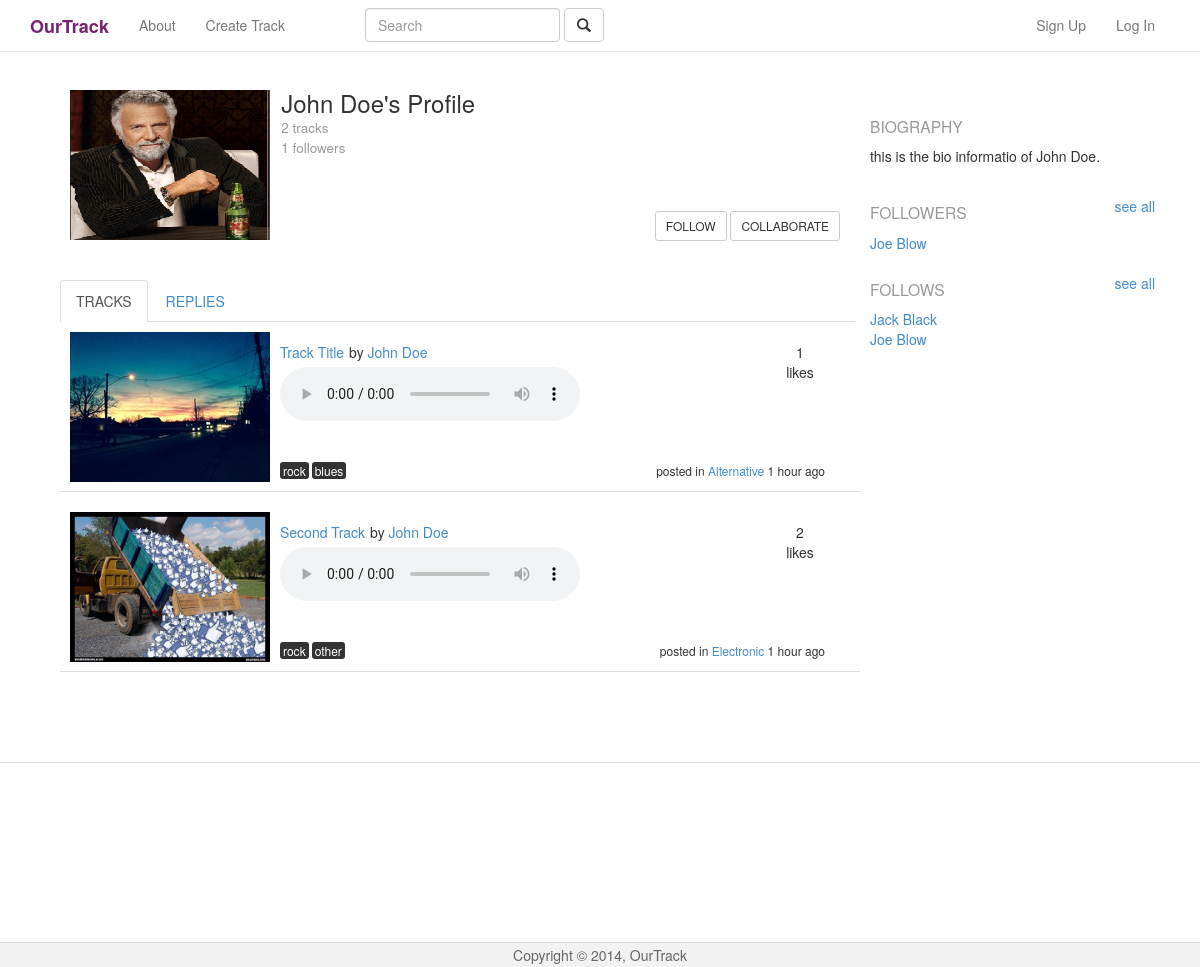
Screenshot of /profile.php?id=3 with the database file from the repository.
### tables this page shows
CREATE TABLE `users` (
  `id` int(11) NOT NULL AUTO_INCREMENT,
  `email` varchar(60) NOT NULL,
  `username` varchar(60) NOT NULL,
  `password` varchar(65) NOT NULL,
  `salt` varchar(32) NOT NULL,
  `bio` text NOT NULL,
  `picture` varchar(25) NOT NULL,
  PRIMARY KEY (`id`),
  UNIQUE KEY `email` (`email`)
);

CREATE TABLE `tracks` (
  `id` int(11) NOT NULL AUTO_INCREMENT,
  `owner_id` int(11) NOT NULL,
  `picture` varchar(30) NOT NULL,
  `source` varchar(30) NOT NULL,
  `title` varchar(100) NOT NULL,
  `description` text NOT NULL,
  `genre` varchar(30) NOT NULL,
  `withcollaborators` tinyint(1) NOT NULL,
  `likes` int(11) NOT NULL,
  `created_at` timestamp NOT NULL DEFAULT CURRENT_TIMESTAMP ON UPDATE CURRENT_TIMESTAMP,
  PRIMARY KEY (`id`)
);

CREATE TABLE `tags` (
  `id` bigint(20) NOT NULL AUTO_INCREMENT,
  `name` varchar(30) NOT NULL,
  PRIMARY KEY (`id`),
  UNIQUE KEY `name` (`name`)
);

### classes/User.php (called while the page is built, shortened)
<?php
class User {
	private $db;
	private $loggedIn;
	public function __construct($user = null) {
		$this->db = Database::getInstance();
		$this->sessionName = $GLOBALS['config']['session']['session_name'];
		if (!$user) {
			if (Session::exists($this->sessionName)) {
				$user = Session::get($this->sessionName);
				if ($this->find($user)) {
					$this->loggedIn = true;
				} else {
				}
			}
		} else {
			$this->find($user);
		}
	}
	public function find($user = null) {
		if ($user) {
			$field = (is_numeric($user)) ? 'id' : 'email';
			$data = $this->db->get('users', array($field, '=', $user));
			if ($data->count()) {
				$this->id = $data->first()->id;
				$this->username = $data->first()->username;
				$this->bio = $data->first()->bio;
				$this->picture = $data->first()->picture;
				return true;
			}
		}
		return false;
	}
	public function isLoggedIn() {
		return $this->loggedIn;
	}
}
?>

### classes/Database.php (called while the page is built, shortened)
<?php
class Database {
	private static $instance = null;
	private $pdo;
	private $error = false;
	private $results;
	private $count = 0;
	private function __construct() {
		try {
			$this->pdo = new PDO('mysql:host=127.0.0.1;dbname=OurTrack', 'root', 'root');
		} catch (PDOException $e) {
			die($e->getMessage());
		}
	}
	public static function getInstance() {
		if (!isset(self::$instance)) {
			self::$instance = new Database();
		}
		return self::$instance;
	}
	public function fetchToClass($sql, $class) {
		$this->query = $this->pdo->query($sql);
		if ($this->query->execute()) {
			$this->results = $this->query->fetchAll(PDO::FETCH_CLASS, $class);
			$this->count = $this->query->rowCount();
		}
		return $this->results;
	}
	public function query($sql, $params = array()) {
		$this->error = false;
		if ($this->query = $this->pdo->prepare($sql)) {
			if (count($params)) {
				$count = 1;
				foreach ($params as $param) {
					$this->query->bindValue($count, $param);
					$count++;
				}
			}
			if ($this->query->execute()) {
				$this->results = $this->query->fetchAll(PDO::FETCH_OBJ);
				$this->count = $this->query->rowCount();
			} else {
				$this->error = true;
			}
		}
		return $this;
	}
	public function action($action, $table, $where = array()) {
		if (count($where) === 3) {
			$operators = array('=', '>', '<', '<=', '>=');
			$column = $where[0];
			$operator = $where[1];
			$value = $where[2];
			if (in_array($operator, $operators)) {
				$sql = "{$action} FROM {$table} WHERE {$column} {$operator} ?";
				if (!$this->query($sql, array($value))->error()) {
					return $this;
				}
			}
		}
	}
	public function get($table, $where) {
		return $this->action("SELECT *", $table, $where);
	}
	public function error() {
		return $this->error;
	}
	public function count() {
		return $this->count;
	}
	public function results() {
		return $this->results;
	}
	public function first() {
		return $this->results()[0];
	}
}
?>

### classes/Session.php (called while the page is built, shortened)
<?php
class Session {
	public static function exists($key) {
		return (isset($_SESSION[$key])) ? true : false;
	}
}
?>

### classes/Track.php (called while the page is built, shortened)
<?php
class Track {
	public $id;
	public $owner_id;
	public function displayForProfile() {
		$owner = new User($this->owner_id);
		$tags = Database::getInstance()->fetchToClass("SELECT * FROM tags WHERE `id` IN (SELECT `tag_id` FROM tagmaps WHERE `type` = 'track' AND `track_id`=".$this->id.")", "Tag");
		include 'includes/profileTrack.php';
	}
}
?>

### classes/Carbon.php (called while the page is built, shortened)
<?php
class Carbon extends DateTime
{
    protected static $testNow;
    protected static function safeCreateDateTimeZone($object)
    {
        if ($object instanceof DateTimeZone) {
            return $object;
        }
        $tz = @timezone_open((string) $object);
        return $tz;
    }
    public static function now($tz = null)
    {
        return new static(null, $tz);
    }
    public static function createFromTimestamp($timestamp, $tz = null)
    {
        return static::now($tz)->setTimestamp($timestamp);
    }
    public function __get($name)
    {
        switch ($name) {
            case 'timezone':
            case 'tz':
                return $this->getTimezone();
        }
    }
    public static function getTestNow()
    {
        return static::$testNow;
    }
    public static function hasTestNow()
    {
        return static::getTestNow() !== null;
    }
    public function gt(Carbon $dt)
    {
        return $this > $dt;
    }
    public function diffInSeconds(Carbon $dt = null, $abs = true)
    {
        $value = (($dt === null) ? time() : $dt->getTimestamp()) - $this->getTimestamp();
        return $abs ? abs($value) : $value;
    }
    public function diffForHumans(Carbon $other = null)
    {
        $isNow = $other === null;
        if ($isNow) {
            $other = static::now($this->tz);
        }
        $isFuture = $this->gt($other);
        $delta = $other->diffInSeconds($this);
        $divs = array(
            'second' => self::SECONDS_PER_MINUTE,
            'minute' => self::MINUTES_PER_HOUR,
            'hour' => self::HOURS_PER_DAY,
            'day' => self::DAYS_PER_WEEK,
            'week' => 30 / self::DAYS_PER_WEEK,
            'month' => self::MONTHS_PER_YEAR
        );
        $unit = 'year';
        foreach ($divs as $divUnit => $divValue) {
            if ($delta < $divValue) {
                $unit = $divUnit;
                break;
            }
            $delta = $delta / $divValue;
        }
        $delta = (int) $delta;
        $txt = $delta . ' ' . $unit;
        $txt .= $delta == 1 ? '' : 's';
        if ($isNow) {
            return $txt . ' ago';
        }
        return $txt . ' before';
    }
}

### profile.php (the view, shortened to what this page needs)
<?php
if (Input::exists('get')) {
  $id = intval(Input::get('id'));
  $user = new User($id);
  $currentUser = new User();
  $tracks = Database::getInstance()->fetchToClass("SELECT * FROM tracks WHERE `owner_id`=".$user->id, 'Track');
  $replies = Database::getInstance()->fetchToClass("SELECT * FROM replies WHERE `owner_id`=".$user->id, 'Track');
  $followers = Database::getInstance()->query("SELECT `username`, `id` FROM users WHERE `id` IN (SELECT `follower_id` FROM followers WHERE `user_id`=".$user->id.")")->results();
  $follows = Database::getInstance()->query("SELECT `username`, `id` FROM users WHERE `id` IN (SELECT `user_id` FROM followers WHERE `follower_id`=".$user->id.")")->results();
  if ($currentUser->isLoggedIn()) {
    $isCollabQuery = Database::getInstance()->query("SELECT * FROM collaborators WHERE (`user1_id`=".escape($id)." AND `user2_id`=".$currentUser->id.") OR (`user1_id`=".$currentUser->id." AND `user2_id`=".escape($id).")");
    if ($isCollabQuery->count() > 0) {
      $isCollaborator = true;
    } else {
      $isCollaborator = false;
    }
    $isFollowQuery = Database::getInstance()->query("SELECT * FROM followers WHERE `user_id`=".escape($id)." AND `follower_id`=".$currentUser->id);
    if ($isFollowQuery->count() > 0) {
      $isFollower = true;
    } else {
      $isFollower = false;
    }
  } else {
    $isCollaborator = false;
    $isFollower = false;
  }
}
?>
<!DOCTYPE html>
<html>
  <head>
  	<link href="bootstrap/css/bootstrap.min.css" rel="stylesheet" media="screen">
    <link href="css/mainLayout.css" rel="stylesheet">
    <link href="css/profile.css" rel="stylesheet">
    <link href="css/profileTrack.css" rel="stylesheet">
  </head>
  <body>
  	<?php include 'includes/header.php' ?>
    <div class="container" style="margin-top: 2.857em;">
      <div class="col-xs-9" style="margin-bottom: 5.714em;">
        <div class="col-xs-12" style="height: 10.714em; padding-left: 1.786em; margin-bottom: 2.857em;">
          <div class="col-xs-3" style="padding:0em;">
            <img src=<?php echo '"profileImages/'.$user->picture.'"'; ?> alt="profile picture" width="200" height="150">
          </div>
          <div class="col-xs-9">
            <h3 style="margin: 0em;"> <?php echo $user->username ?>'s Profile </h3>
            <h4 style="margin: 0em;"> <small> <?php echo count($tracks); ?> tracks </small> </h4>
            <h4 style="margin: 0em;"> <small> <?php echo count($followers); ?> followers </small> </h4>
            <div style="margin-top: 3.929em; text-align: right">
              <?php if ($currentUser->isLoggedIn()) {
                      if($isFollower) { ?>
                        <button id="follow" value="" class="btn btn-default btn-sm" disabled> FOLLOWING </button>
              <?php   } else { ?>
                        <button id="follow" value=<?php echo '"'.$id.'"';?> class="btn btn-default btn-sm"> FOLLOW </button>
              <?php   }
                    } else { ?>
                  <button id="collaborate" class="btn btn-default btn-sm" data-toggle="modal" data-target="#loginModal"> FOLLOW </button>
              <?php } ?>
              <?php if ($currentUser->isLoggedIn()) {
                      if($isCollaborator) { ?>
                        <button id="collaborate" value="" class="btn btn-default btn-sm" disabled> COLLABORATOR </button>
              <?php   } else { ?>
                        <button id="collaborate" value=<?php echo '"'.$id.'"'; ?> class="btn btn-default btn-sm"> COLLABORATE </button>
              <?php   }
                    } else { ?>
                  <button id="collaborate" class="btn btn-default btn-sm" data-toggle="modal" data-target="#loginModal"> COLLABORATE </button>
              <?php } ?>
            </div>
          </div>
        </div>
        <div class="col-xs-12">
          <ul class="nav nav-tabs">
              <li class="active"><a href="#tracks" data-toggle="tab">TRACKS</a></li>
              <li><a href="#replies" data-toggle="tab">REPLIES</a></li>
          </ul>
        </div>
        <div class="tab-content">
          <div class="tab-pane fade in active" id="tracks">
            <div class="col-xs-12">
              <?php
                foreach($tracks as $track) {
                  $track->displayForProfile();
                }
              ?>
            </div>
          </div>
        </div>
      </div>
      <div class="col-xs-3" id="userBio">
        <div class="row">
          <div class="col-xs-12">
            <div class="row">
              <div class="col-xs-6 sideHeader">
                <h3> <small> BIOGRAPHY </small> </h3>
              </div>
              <div class="col-xs-6 seeAllButton">
              </div>
            </div>
            <div class="row">
              <p id="userBio">
                <?php echo $user->bio ?>
              </p>
            </div>
          </div>
        </div>
        <div class="row">
          <div class="col-xs-12">
            <div class="row">
              <div class="col-xs-6 sideHeader">
                <h3> <small> FOLLOWERS </small> </h3>
              </div>
              <div class="col-xs-6 seeAllButton">
                <a href="" data-toggle="modal" data-target="#followersModal">see all</a>
              </div>
            </div>
            <div class="row">
              <?php
				if (count($followers) > 0) {
					foreach($followers as $follower) {
					  echo '<a href="profile.php?id='.$follower->id.'">';
					  echo $follower->username;
					  echo '</a><br>';
					}
				} else {
				}
              ?>
            </div>
          </div>
        </div>
        <div class="row">
          <div class="col-xs-12">
            <div class="row">
              <div class="col-xs-6 sideHeader">
                <h3> <small> FOLLOWS </small> </h3>
              </div>
              <div class="col-xs-6 seeAllButton">
                <a href="" data-toggle="modal" data-target="#followsModal">see all</a>
              </div>
            </div>
            <div class="row">
              <?php
                foreach($follows as $follow) {
                  echo '<a href="profile.php?id='.$follow->id.'">';
                  echo $follow->username;
                  echo '</a><br>';
                }
              ?>
            </div>
          </div>
        </div>
      </div>
    </div>
  	<?php include 'includes/footer.php' ?>
  </body>
</html>

### includes/profileTrack.php (shortened to what this page needs)
<div class="profileTrack">
  <div class="trackImage">
    <img src=<?php echo '"trackImages/'.$this->picture.'"'; ?> alt="track image" width="200" height="150">
  </div>
  <div class="trackContent">
    <div class="trackTitleOwnerTeaser">
      <div class="trackTitle">
        <a href=<?php echo '"track.php?id='.$this->id.'"';?>>
          <?php echo $this->title ?>
        </a>
      </div>
      <div class="trackOwner">
        by <a href=<?php echo '"profile.php?id='.$owner->id.'"';?>><?php echo $owner->username ?></a>
      </div><br>
      <div class="trackAudio">
        <audio controls="controls">
          <source src=<?php echo '"trackAudio/'.$this->source.'"';?> type="audio/mpeg" />
        </audio>
      </div>
    </div>
    <div class="trackLikes">
      <?php echo $this->likes ?><br> likes
    </div>
    <div class="trackTags">
      <?php foreach($tags as $tag) {
          echo $tag;
        }
      ?>
    </div>
    <div class="trackCatDate">
      posted in <a href=<?php echo '"home.php?genre='.$this->genre.'"';?>><?php echo $this->genre ?></a>
      <?php echo Carbon::createFromTimeStamp(strtotime($this->created_at))->diffForHumans();?>
    </div>
  </div>
</div>

### classes/Tag.php (shortened to what this page needs)
<?php
class Tag {
	public $name;
	public function __toString() {
		return '<div class="tag">'.$this->name.'</div>';
	}
}
?>

### css/mainLayout.css (style rules this page uses)
html { position: relative; min-height: 100%; }
body { margin-bottom: 205px; background: rgb(248, 248, 248); padding-top: 50px; }

### css/profile.css (style rules this page uses)
body { background: #fff; }
#userBio { padding-left: 0em; }
.sideHeader { padding-left: 0em; }
.seeAllButton { padding-top: 1.429em; text-align: right; }

### css/profileTrack.css (style rules this page uses)
.profileTrack { float: left; margin-bottom: .714em; width: 57.143em; height: 12.143em; border-bottom-width: 1px; border-bottom-color: #DDD; border-bottom-style: solid; background: #fff; }
.trackImage { float: left; width: 14.286em; padding: .714em; height: 10.714em; }
.trackContent { float: left; width: 42.857em; height: 10.714em; }
.trackTitleOwnerTeaser { float: left; width: 34.286em; height: 8.571em; margin-top: 1.429em; margin-left: 1.429em; }
.trackTitle { float: left; height: 1.429em; }
.trackOwner { float: left; height: 1.429em; margin-left: .357em; }
.trackLikes { float: left; width: 80px; text-align: center; padding-top: 1.429em; }
.trackAudio { float: left; width: 21.429em; margin-top: .357em; }
.trackTags { float: left; width: 20em; min-height: .357em; margin-left: 1.429em; }
.tag { float: left; background: #333; padding-left: .25em; padding-right: .25em; border-radius: .25em; margin-right: .25em; font-size: 12px; color: #fff; }
.trackCatDate { float: left; width: 22.083em; text-align: right; font-size: 12px; }

### rows the page displays
users: picture (picture), username "John Doe", bio "this is the bio informatio of John Doe."
tracks: picture (picture), title "Track Title", owner.username "John Doe", likes "1", genre "Alternative", created_at "1 hour ago"
tags: name "rock"
tags: name "blues"
tracks: picture (picture), title "Second Track", owner.username "John Doe", likes "2", genre "Electronic", created_at "1 hour ago"
tags: name "other"
users: username "Joe Blow"
users: username "Jack Black"

### other values shown
count($tracks) "2"
count($followers) "1"
